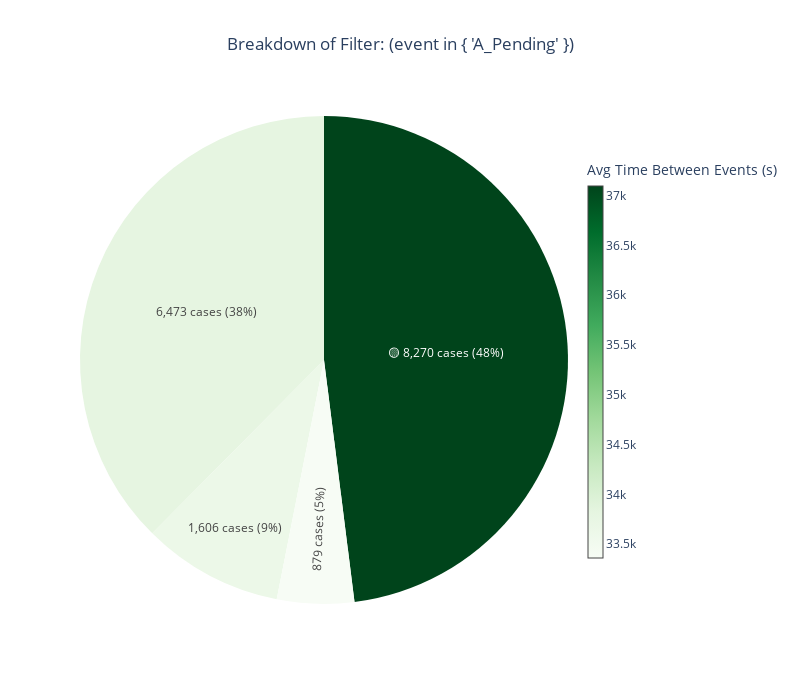

Source (notebook cell):
### Code cell
pie('rs_Successful', log_view, metric='avg_time_between_events', details=False)

### Figure 1 — Plotly figure (JSON) as saved in the notebook; plotly's stock layout.template omitted (floating-point values rounded to 4 significant figures)
{"data": [{"customdata": [["(RequestedAmount > 10000) ✅ →<br>(ApplicationType in { 'New credit' }) ✅ →<br>(event in { 'A_Pending' }) ✅"], ["(RequestedAmount > 10000) ✅ →<br>(ApplicationType in { 'New credit' }) ❌ →<br>(event in { 'A_Pending' }) ✅"], ["(RequestedAmount > 10000) ❌ →<br>(ApplicationType in { 'New credit' }) ✅ →<br>(event in { 'A_Pending' }) ✅"], ["(RequestedAmount > 10000) ❌ →<br>(ApplicationType in { 'New credit' }) ❌ →<br>(event in { 'A_Pending' }) ✅"]], "hovertemplate": "<b>%{customdata[0]}</b><extra></extra>", "labels": ["🟡 8,270 cases (48%)", "1,606 cases (9%)", "6,473 cases (38%)", "879 cases (5%)"], "marker": {"colors": ["rgb(0, 68, 27)", "rgb(236, 248, 232)", "rgb(230, 245, 225)", "rgb(247, 252, 245)"]}, "textinfo": "label", "type": "pie", "values": [8270, 1606, 6473, 879]}, {"hoverinfo": "none", "marker": {"cmax": 37100.0, "cmin": 33360.0, "color": [33360.0], "colorbar": {"len": 0.8, "thickness": 15, "title": {"text": "Avg Time Between Events (s)"}}, "colorscale": [[0, "rgb(247,252,245)"], [0.125, "rgb(229,245,224)"], [0.25, "rgb(199,233,192)"], [0.375, "rgb(161,217,155)"], [0.5, "rgb(116,196,118)"], [0.625, "rgb(65,171,93)"], [0.75, "rgb(35,139,69)"], [0.875, "rgb(0,109,44)"], [1, "rgb(0,68,27)"]], "showscale": true}, "mode": "markers", "showlegend": false, "type": "scatter", "x": [null], "y": [null]}], "layout": {"height": 700, "paper_bgcolor": "white", "plot_bgcolor": "white", "showlegend": false, "title": {"text": "Breakdown of Filter: (event in { 'A_Pending' })", "x": 0.5}, "width": 800, "xaxis": {"showgrid": false, "showticklabels": false, "zeroline": false}, "yaxis": {"showgrid": false, "showticklabels": false, "zeroline": false}}}
